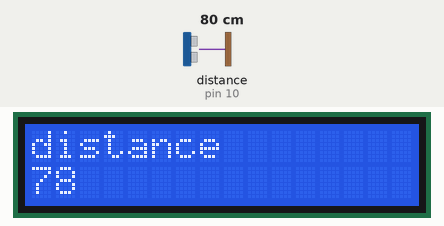
This sketch was run on a simulated Arduino Uno, built with avr-gcc and run on an emulated ATmega328P. Parts: 16×2 character LCD. Wiring (inferred from the names in the program): ultrasonic range finder: trigger pin 9; echo pin 10. The inputs (shaded band) are chosen by the test bench; at power-on: distance to the obstacle (sensor on pin 10) 80 cm. The echo pulse lasts 58.3 µs per cm.

Above: at 1.2 s.
1.3 s: distance to the obstacle (sensor on pin 10) set to 2 cm
At 2.0 s:
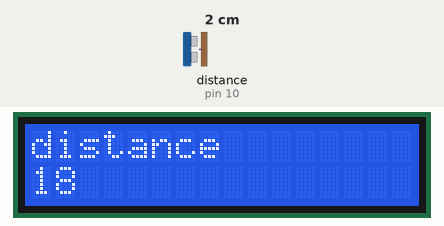
2.9 s: distance to the obstacle (sensor on pin 10) set to 4 cm
At 4.2 s:
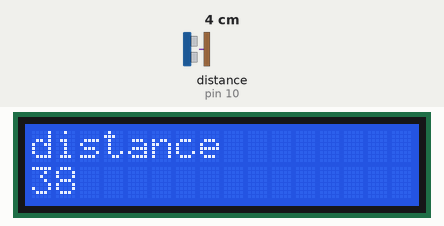
4.5 s: distance to the obstacle (sensor on pin 10) set to 9 cm
At 5.6 s:
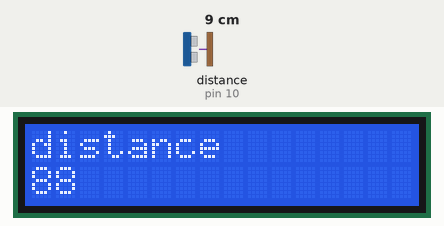
Timing chart, 0 to 7.5 s (numbered marks = the images above; inputs shaded):
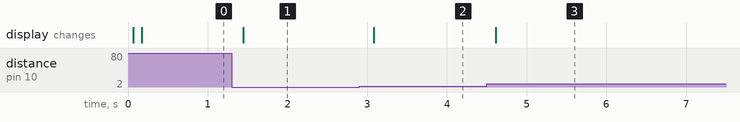

The sketch:

ultrasonic_and_lcd.ino
```cpp
const int transmit=9;
const int receive=10;
long duration;
int distance;
#include<LiquidCrystal.h>
const int rs=12,en=11,d4=5,d5=4,d6=3,d7=2;
LiquidCrystal lcd(rs,en,d4,d5,d6,d7);
void setup() {
 pinMode(transmit,OUTPUT);
 pinMode(receive,INPUT);
 //Serial.begin(9600);
 lcd.begin(16,2);
}
void loop() {
digitalWrite(transmit,LOW);
delayMicroseconds(2);
digitalWrite(transmit,HIGH);
delayMicroseconds(10);
digitalWrite(transmit,LOW);
duration=pulseIn(receive,HIGH);
distance=duration*0.034/2;
lcd.setCursor(0,0);
lcd.print("distance");
lcd.setCursor(0,1);
delay(100);
lcd.print(distance);
//lcd.clear();
//delay(500);
}
```

Measured:
- after the input at 1.3 s, the display: changes after 0.15 s (image 1)
- after the input at 2.9 s, the display: changes after 0.18 s (image 2)
- after the input at 4.5 s, the display: changes after 0.11 s (image 3)
